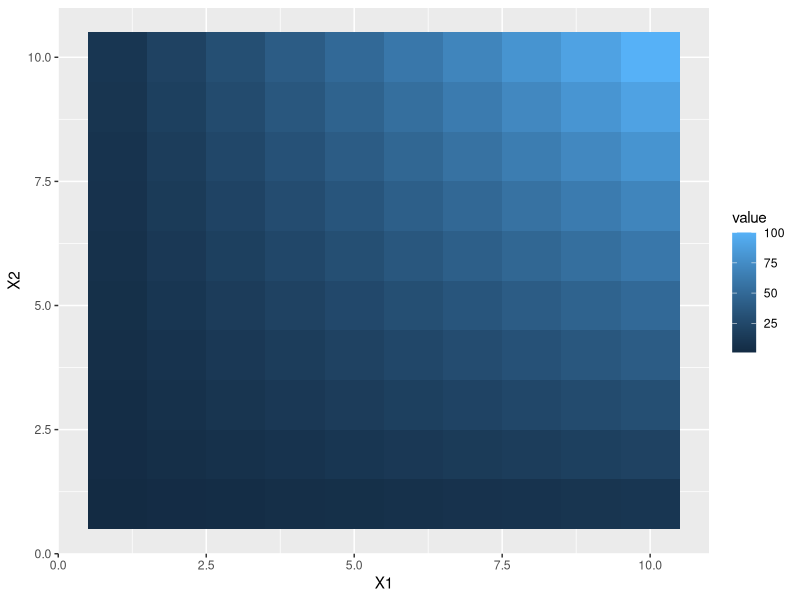
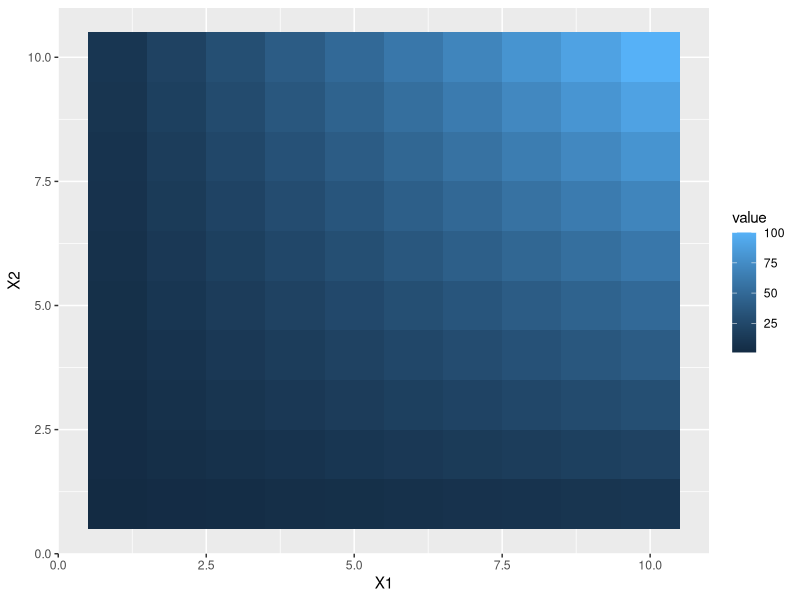
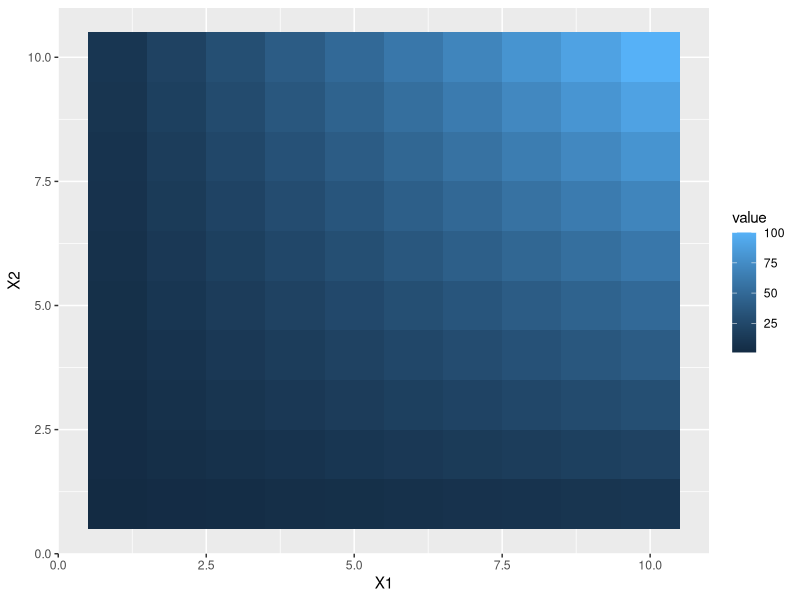
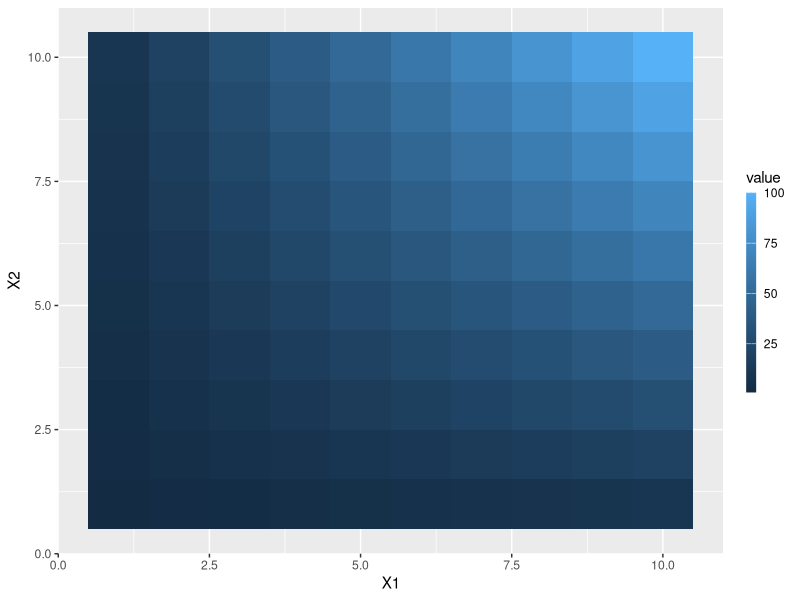
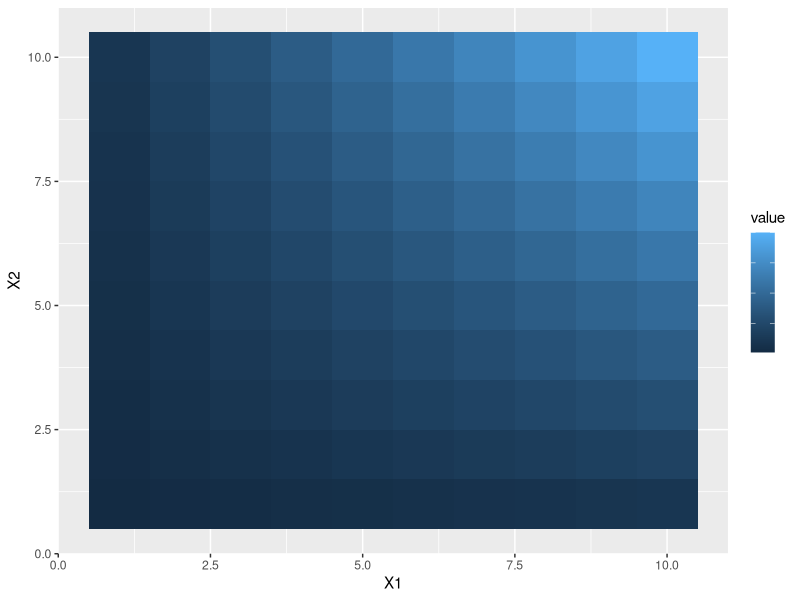
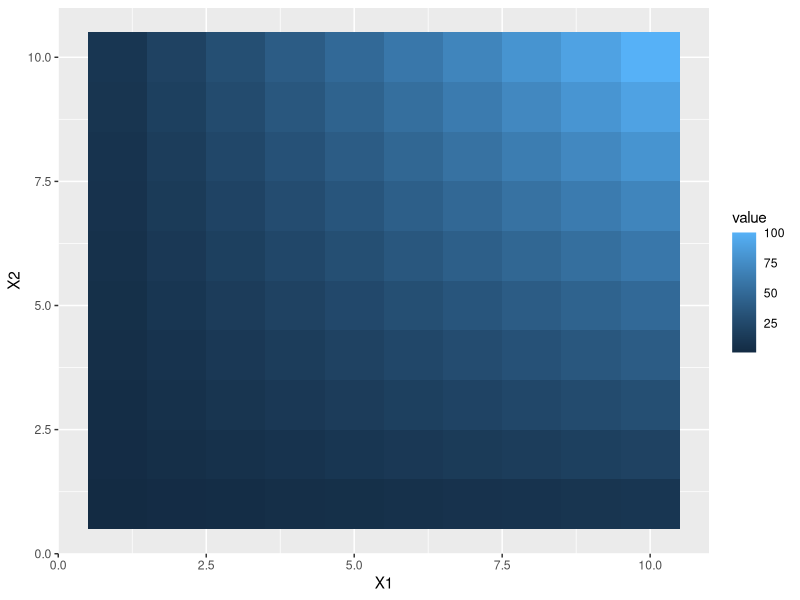
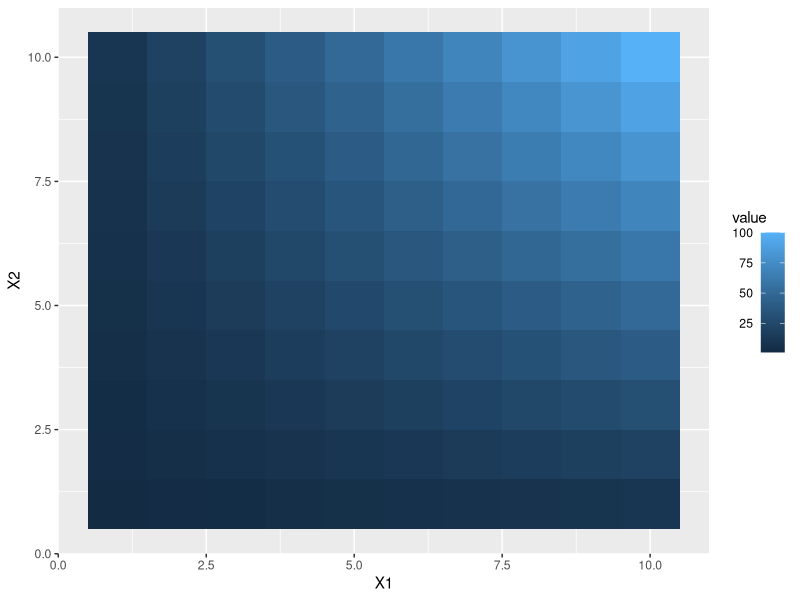
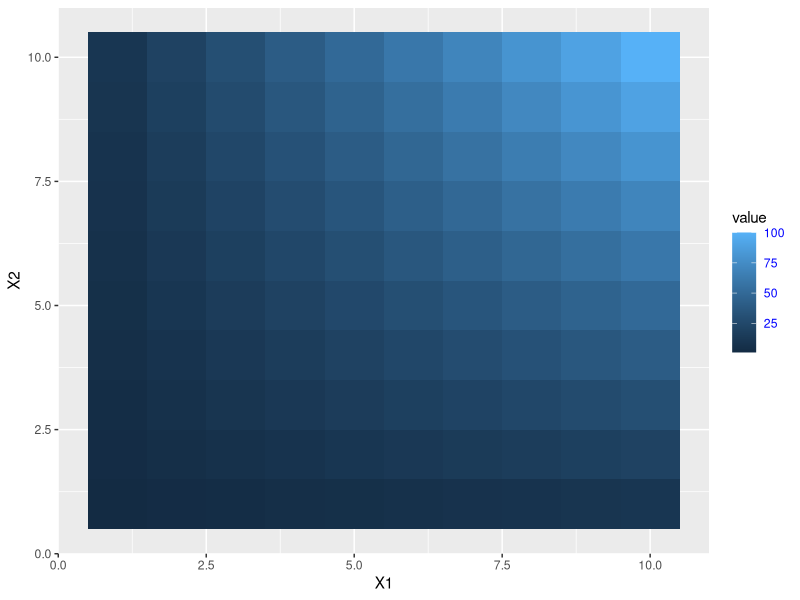

The R source for these figures, in order:
# r2py crawler metadata
# package: ggplot2
# source_type: rd_example
# topic: guide_colourbar.Rd
# source_file: C:\Users\bened\AppData\Local\R\win-library\4.5\ggplot2\help
# lines: 67

suppressPackageStartupMessages(library(ggplot2))
df <- expand.grid(X1 = 1:10, X2 = 1:10)
df$value <- df$X1 * df$X2

p1 <- ggplot(df, aes(X1, X2)) + geom_tile(aes(fill = value))
p2 <- p1 + geom_point(aes(size = value))

# Basic form
p1 + scale_fill_continuous(guide = "colourbar")
p1 + scale_fill_continuous(guide = guide_colourbar())
p1 + guides(fill = guide_colourbar())

# Control styles

# bar size
p1 + guides(fill = guide_colourbar(theme = theme(
  legend.key.width  = unit(0.5, "lines"),
  legend.key.height = unit(10, "lines")
)))


# no label
p1 + guides(fill = guide_colourbar(theme = theme(
  legend.text = element_blank()
)))

# no tick marks
p1 + guides(fill = guide_colourbar(theme = theme(
  legend.ticks = element_blank()
)))

# label position
p1 + guides(fill = guide_colourbar(theme = theme(
  legend.text.position = "left"
)))

# label theme
p1 + guides(fill = guide_colourbar(theme = theme(
  legend.text = element_text(colour = "blue", angle = 0)
)))

# small number of bins
p1 + guides(fill = guide_colourbar(nbin = 3))

# large number of bins
p1 + guides(fill = guide_colourbar(nbin = 100))

# make top- and bottom-most ticks invisible
p1 +
  scale_fill_continuous(
    limits = c(0,20), breaks = c(0, 5, 10, 15, 20),
    guide = guide_colourbar(nbin = 100, draw.ulim = FALSE, draw.llim = FALSE)
  )

# guides can be controlled independently
p2 +
  scale_fill_continuous(guide = "colourbar") +
  scale_size(guide = "legend")
p2 + guides(fill = "colourbar", size = "legend")

p2 +
  scale_fill_continuous(guide = guide_colourbar(theme = theme(
    legend.direction = "horizontal"
  ))) +
  scale_size(guide = guide_legend(theme = theme(
    legend.direction = "vertical"
  )))
